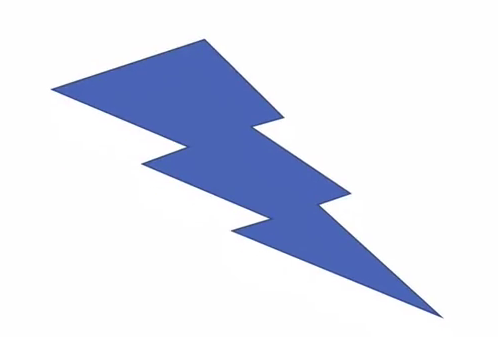
#> input picture images/arrow.png, 498 x 337 px, found by its file name
$ python '矩特征.py'
#> lines starting #> are read from the running program, lines starting #| are printed output that depends on the picture; after the words box and inside, x2 and y2 are one past the last pixel; in counts of white or black regions, pixels touching at a corner belong together; long printed decimals are rounded
import cv2 as cv
# 1图像读取
img = cv.imread(r'E:\PY\study\pythonProject2\images\arrow.png')
#> img is the input picture: shape (337, 498, 3); mean B, G, R 240.6, 226.8, 222.5
imgray = cv.cvtColor(img, cv.COLOR_BGR2GRAY)
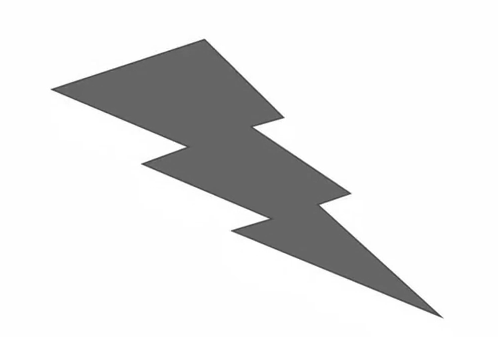
#> imgray: shape (337, 498); min 53, max 255, mean 227.1
# 2计算图像的Hu矩
imgmn = cv.moments(imgray)
#> imgmn = moments, m00 38107180, centre m10/m00, m01/m00 = (249.9, 169.4)
imghu = cv.HuMoments(imgmn)
#> imghu = [0.000852, 1.06e-07, 6.21e-14, 2.1e-13, 1.24e-26, 2.22e-17, -2.05e-26]
print("图像Hu矩结果:\n", imghu)
#| 图像Hu矩结果:
#|  [[ 8.51945101e-04]
#|  [ 1.05816148e-07]
#|  [ 6.21309505e-14]
#|  [ 2.09853989e-13]
#|  [ 1.24414189e-26]
#|  [ 2.21956813e-17]
#|  [-2.04794156e-26]]
# 3计算轮廓的Hu矩
# 3.1转换为二值图
ret, thresh = cv.threshold(imgray, 127, 255, 0)
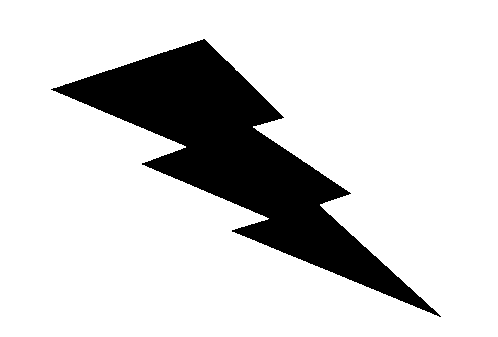
#> thresh: shape (337, 498); 82.7% white; 1 black region
# 3.2轮廓提取
contours, hierarchy = cv.findContours(thresh, 1, 2)
#> contours = 2 contours; box (x1, y1, x2, y2) and area: (0, 0, 498, 337) 166992, (50, 38, 442, 318) 29495
# 3.3 计算轮廓的Hu矩
cnt = contours[1]
#> cnt = [[0, 0], [0, 336], [497, 336], [497, 0]]
mn = cv.moments(cnt)
#> mn = moments, m00 166992, centre m10/m00, m01/m00 = (248.5, 168)
hu = cv.HuMoments(mn)
#> hu = [0.18, 0.00448, 0, 0, 0, 0, 0]
print("Hu矩结果:\n", hu)
#| Hu矩结果:
#|  [[0.1796]
#|  [0.004479]
#|  [0.        ]
#|  [0.        ]
#|  [0.        ]
#|  [0.        ]
#|  [0.        ]]
